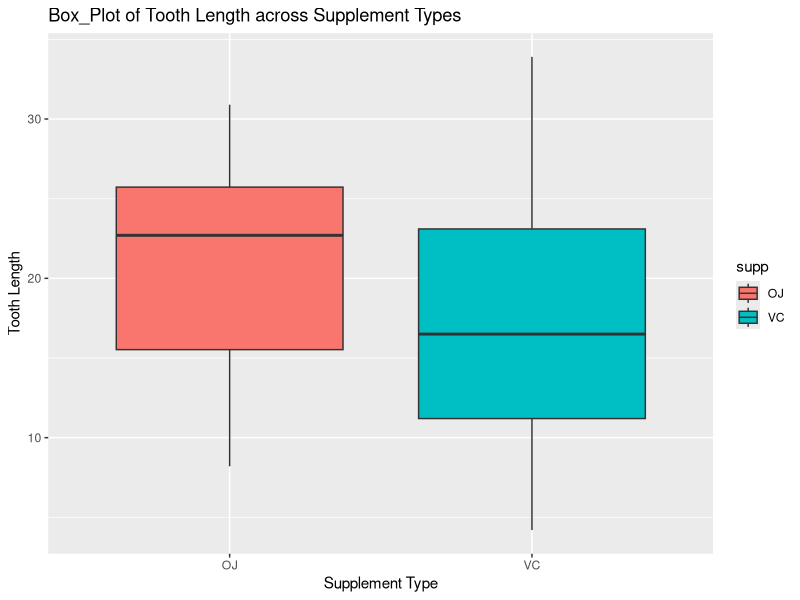
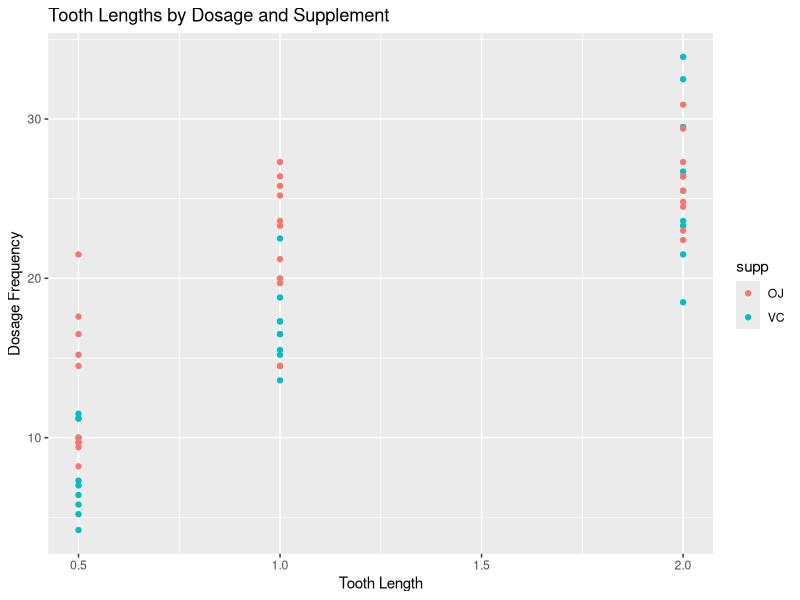
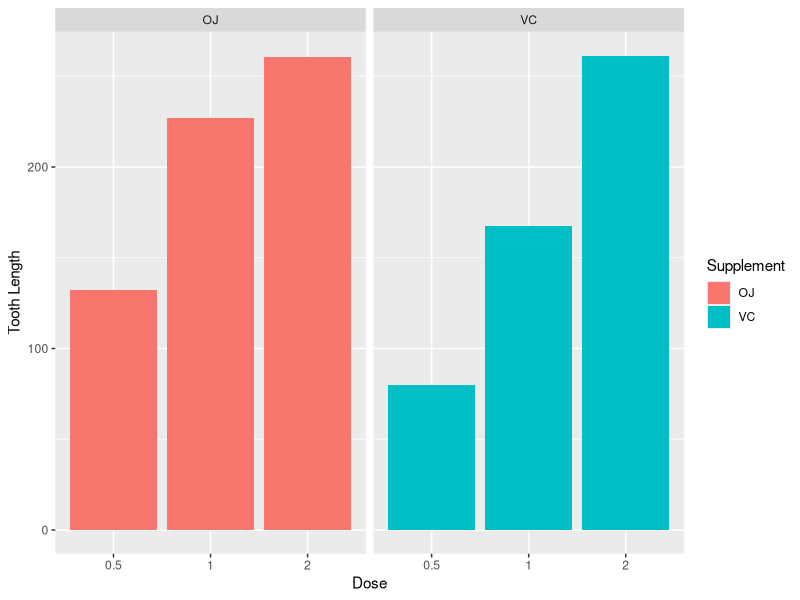

The R script that drew these images, in order:
#Statistical Inference ToothGrowth Data

#The project consists of two parts:
#1. Simulation Exercise to explore inferenced
#2. Basic inferential analysis using the ToothGrowth data in the R datasets package


#Part 2 Statistical Inference using ToothGrowth Dataset Part 2

#Overview

#Analyze the ToothGrowth data in the R datasets package. 

#What We have to do 

#1. Load the ToothGrowth data and perform some basic exploratory data analysis
#2. Provide a basic summary of the data
#3. Use confidence intervals and/or hypothesis tests to compare tooth growth by supp and dose
#4. State your conclusions and the assumptions needed for your conclusions

#Load Libraries 

library(data.table)
library(ggplot2)
library(datasets)

#Load the ToothGrowth dataset

toothGrowth <- data.table(ToothGrowth)

##Description of Dataset

#The response is the length of odontoblasts (cells responsible for tooth growth) in 60 guinea pigs. Each animal received one of three dose levels of vitamin C (0.5, 1, and 2 mg/day) by one of two delivery methods, (orange juice or ascorbic acid (a form of vitamin C and coded as VC).

##Format Of dataset

#A data frame with 60 observations on 3 variables.

# Exploratory Data Analysis

head(toothGrowth); 

tail(toothGrowth)

#The three variables are length, supplement, and dose.

summary(ToothGrowth)

str(ToothGrowth)

unique(ToothGrowth$dose)

#There are three discrete levels for dose: 0.5, 1.0, and 2.

#Visually examine the data by looking at the tooth length compared to dose by supplement.

ggplot(aes(x = supp, y = len), data = ToothGrowth) + 
  geom_boxplot(aes(fill = supp)) +
  labs(title = "Box_Plot of Tooth Length across Supplement Types", 
       x = "Supplement Type", y = "Tooth Length")

ggplot(aes(x=dose, y = len), data = ToothGrowth) + 
  labs(x = "Tooth Length", y = "Dosage Frequency", title = "Tooth Lengths by Dosage and Supplement") +
  geom_point(aes(color = supp))


ggplot(data=ToothGrowth, aes(x=as.factor(dose), y=len, fill=supp)) +
  geom_bar(stat="identity") +
  facet_grid(. ~ supp) +
  xlab("Dose") +
  ylab("Tooth Length") +
  guides(fill=guide_legend(title="Supplement"))

#There appears to be an impact on tooth growth by increasing the dosage but it is unclear which of the two supplements contributes to the growth.

#Use confidence intervals and/or hypothesis tests to compare tooth growth by supp and dose

#Use t.test to determine if there is a difference in the performance of the treatments. 
#First, we will run the test based on supplement. 
#Looking to see if the p-value > 0.05 and if the confidence interval crosses 0.

t.test(ToothGrowth$len[ToothGrowth$supp=="OJ"], ToothGrowth$len[ToothGrowth$supp=="VC"], paired = FALSE, var.equal = FALSE)


#The p-value is 0.06063 and the confidence interval is [-0.1710156 7.5710156], thus containing 0.

#Since the p-value is 0.06063, there is not enough evidence to reject the null hypothesis.
#We cannot assume the delivery type has a significant effect on tooth growth.

#Test the tooth length comparing the dosage of 1mg to 2mg to determine the effects of an increased dosage.

t.test(ToothGrowth$len[ToothGrowth$dose==2], ToothGrowth$len[ToothGrowth$dose==1], paired = FALSE, var.equal = TRUE)

#We see the p-value is very small, and is significant. 
#Therefore, we can reject the null hypothesis and assume the dosage increase from 1mg to 2mg creates an positive effect on tooth growth.

#Next, perform the test comparing the dosage of 0.5mg to 1mg.

t.test(ToothGrowth$len[ToothGrowth$dose==1], ToothGrowth$len[ToothGrowth$dose==0.5], paired = FALSE, var.equal = TRUE)

#Again, we see the p-value is still small although slighty larger than the previous test, therefore, it is significant.

#We can again reject the null hypothesis and assume the dosage increase from .5mg to 1mg creates an positive effect on tooth growth.

#There is no need for futher testing of dosages given the previous tests.

# State conclusions and the assumptions needed for conclusions

#In this experiment, we assume there is a common variance in the population and that the guinea pigs were chosen at random.

#The delivery type does not show a significant increase in tooth growth even though it does have a confidence level that crosses 0 at the 95% confidence.

#However, there does appear to be a difference with an increase in tooth growth when the dosage is increased. 
#The tests comparing the dosage show confidence intervals of differences never crossing zero.




#Conclusion
#Increasing the dosage leads to an increase in tooth growth in guinea pigs.